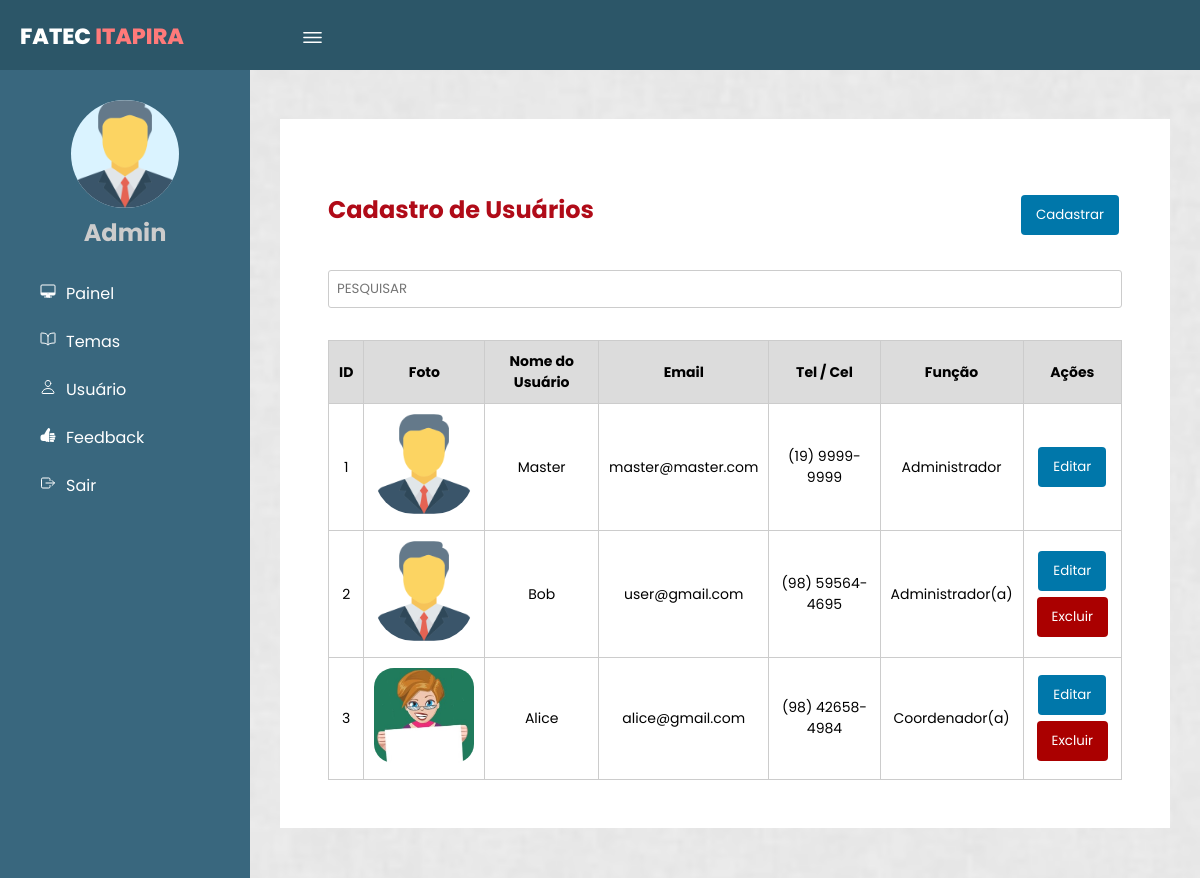
The page /gerenciarUsuario.php (signed in) on the database its author committed.
### tables this page shows
CREATE TABLE `usuarios` (
  `idUsuarios` int(10) UNSIGNED NOT NULL,
  `NomeUsuario` varchar(255) NOT NULL,
  `Email` varchar(50) NOT NULL,
  `Senha` varchar(255) NOT NULL,
  `Tel_Cel` varchar(15) DEFAULT NULL,
  `Funcao` varchar(30) DEFAULT NULL,
  `NivelAcesso` int(11) NOT NULL DEFAULT 1,
  `DataCadastro` date NOT NULL,
  `DataUltimaAtualizacao` timestamp NOT NULL DEFAULT current_timestamp() ON UPDATE current_timestamp(),
  `FotoPath` varchar(255) DEFAULT NULL
);

### Class/Usuario.php (called while the page is built, shortened)
<?php
class Usuario
{
    private $conn;
    public function __construct($conn)
    {
        $this->conn = $conn;
    }
    public function listarUsuarios()
    {
        try {
            $sql = "SELECT * FROM usuarios";
            $stmt = $this->conn->query($sql);
            if ($stmt) {
                return $stmt->fetchAll(PDO::FETCH_ASSOC);
            } else {
                throw new Exception("Erro ao executar a consulta SQL");
            }
        } catch (Exception $e) {
            error_log("Erro ao listar usuários: " . $e->getMessage());
            return [];
        }
    }
}

### gerenciarUsuario.php (the view, shortened to what this page needs)
<?php
require_once 'Class/Usuario.php';
require_once 'conexao.php';
$usuario = new Usuario($conn);
$usuarios = $usuario->listarUsuarios();
?>
<!DOCTYPE html>
<html lang="pt-br">
<head>
    <link rel="stylesheet" href="css/format.css">
</head>
<body page='lista'>
    <header>
        <label for="check">
            <ion-icon name="menu-outline" id="sidebar_btn"></ion-icon>
        </label>
        <div class="left">
            <h3>Fatec <span>Itapira</span></h3>
        </div>
    </header>
    <div class="sidebar">
        <div class="center">
            <img src="icon/manager_icon_129392.png" class="image" alt="">
            <h2>Admin</h2>
        </div>
        <a href="painelAdmin.php" onclick="vizualizar('lista', true)"><ion-icon
                name="desktop-outline"></ion-icon><span>Painel</span></a>
        <a href="gerenciarTema.php"><ion-icon name="book-outline"></ion-icon><span>Temas</span></a>
        <a href="gerenciarUsuario.php"><ion-icon name="person-outline"></ion-icon><span>Usuário</span></a>
        <a href="Views/listarVisitante.php"><ion-icon name="thumbs-up"></ion-icon></ion-icon><span>Feedback</span></a>
        <a href="login/sairLogin.php"><ion-icon name="exit-outline"></ion-icon><span>Sair</span></a>
    </div>
    <div class="content">
        <div id='listaRegistros'>
            <div class="titulo_ask">
                <h1>Cadastro de Usuários</h1>
                <a href="Views/cadastroUsuario.html"><button>Cadastrar</button></a>
            </div>
            <div style='display: flex;' class="filtro">
                <input style='flex:1' placeholder="PESQUISAR" autofocus id='inputPesquisa' />
            </div>
    <?php if (!empty($usuarios)): ?>
        <table>
            <tr>
                <thead>
                <th>ID</th>
                <th>Foto</th>
                <th>Nome do Usuário</th>
                <th>Email</th>
                <th>Tel / Cel</th>
                <th>Função</th>
                <th>Ações</th>
            </tr>
            <?php foreach ($usuarios as $user): ?>
                <tr>
                    <td><?php echo $user['idUsuarios']; ?></td>
                    <td><?php
                        if (!empty($user['FotoPath'])) {
                            $caminhoImagem = 'uploads/' . basename($user['FotoPath']);
                            echo '<img src="' . $caminhoImagem . '" alt="Foto do Usuário" style="max-width: 100px; max-height: 100px; border-radius: 20%;">';
                        } else {
                            echo '<img src="uploads/manager_icon_129392.png" alt="Imagem Padrão" style="max-width: 100px; max-height: 100px; border-radius: 40%;">';
                        }
                        ?>
                    </td>
                    <td><?php echo $user['NomeUsuario']; ?></td>
                    <td><?php echo $user['Email']; ?></td>
                    <td><?php echo $user['Tel_Cel']; ?></td>
                    <td><?php echo $user['Funcao']; ?></td>
                    <td>
                        <a href="Views/editarUsuario.php?id=<?php echo $user['idUsuarios']; ?>"><button>Editar</button></a>
                        <form method="post" action="Controllers/excluir_usuario.php">
                            <button style="background-color: #a00;" type="submit" <?php echo ($user['NivelAcesso'] == 0) ? 'hidden' : ''; ?>
                            onclick="return confirm('Tem certeza que deseja excluir este usuário?')">Excluir</button>
                        </form>
                    </td>
                </tr>
            <?php endforeach; ?>
        </table>
    <?php else: ?>
        <p>Nenhum usuário cadastrado.</p>
    <?php endif; ?>
        </div>
    </div>
</body>
</html>

### css/format.css (style rules this page uses)
* { margin: 0; padding: 0; font-family: "Poppins", sans-serif; }
body { background-color: #e9e9e9; }
header { position: fixed; background: #2c5668; padding: 20px; width: 100%; height: 30px; z-index: 5; }
.left h3 { color: #fff; margin: 0; text-transform: uppercase; font-size: 22px; font-weight: 800; }
.left span { color: #ff7a7a; }
.sidebar { position: fixed; width: 250px; height: 100%; margin-top: 70px; padding-top: 30px; left: 0; background: #39677e; transition: 0.5s; transition-property: left; -webkit-transition: 0.5s; -moz-transition: 0.5s; -ms-transition: 0.5s; -o-transition: 0.5s; }
.sidebar .image { width: 108px; height: 108px; border-radius: 100px; -webkit-border-radius: 100px; -moz-border-radius: 100px; -ms-border-radius: 100px; -o-border-radius: 100px; background-color: #daf3ff; }
.sidebar h2 { color: #ccc; margin-top: 0; margin-bottom: 20px; }
.sidebar a { color: #fff; display: block; width: 100%; line-height: 48px; text-decoration: none; padding-left: 40px; box-sizing: border-box; transition: 0.5s; transition-property: background; }
.sidebar .center { text-align: center; }
.sidebar ion-icon { padding-right: 10px; }
label #sidebar_btn { z-index: 1; position: fixed; left: 300px; color: #fff; font-size: 25px; margin: 5px 0; cursor: pointer; transition: 0.5s; transition-property: color; }
.content { background: url(../img/bg.png) no-repeat; background-size: cover; background-position: center; transition: 0.5s; position: relative; margin-left: 250px; top: 69px; z-index: 1; overflow: hidden; }
div#listaRegistros { background: white; padding: 3rem; margin: 50px 30px; }
#listaRegistros { display: flex; align-items: center; justify-content: center; flex-direction: column; }
body[page="lista"] #listaRegistros { display: block; }
a { text-decoration: none; }
#listaRegistros .filtro { margin: 4vh auto; }
table { width: 100%; border-collapse: collapse; }
thead { background: gainsboro; }
table th, table td { text-align: center; font-size: 14px; padding: 10px; border: solid 1px #ccc; }
button { border: none; border-radius: 4px; cursor: pointer; background-color: #07a; color: #fff; margin: 3px; padding: 10px 15px; -webkit-border-radius: 4px; -moz-border-radius: 4px; -ms-border-radius: 4px; -o-border-radius: 4px; }
input { border: solid 1px #ccc; border-radius: 4px; padding: 10px; }
.titulo_ask { display: flex; justify-content: space-between; margin-block-start: 25px; }
.titulo_ask h1 { color: #b00b18; font-size: 24px; }
label, select, input { text-align: left; vertical-align: middle; white-space: nowrap; }
select, input { padding: 8px; border: 1px solid #ccc; border-radius: 3px; }

### rows shown on the page
usuarios: idUsuarios "1", NomeUsuario "Master", Email "master@master.com", Tel_Cel "(19) 9999-9999", Funcao "Administrador"
usuarios: idUsuarios "2", NomeUsuario "Bob", Email "user@gmail.com", Tel_Cel "(98) 59564-4695", Funcao "Administrador(a)"
usuarios: idUsuarios "3", FotoPath (picture), NomeUsuario "Alice", Email "alice@gmail.com", Tel_Cel "(98) 42658-4984", Funcao "Coordenador(a)"
